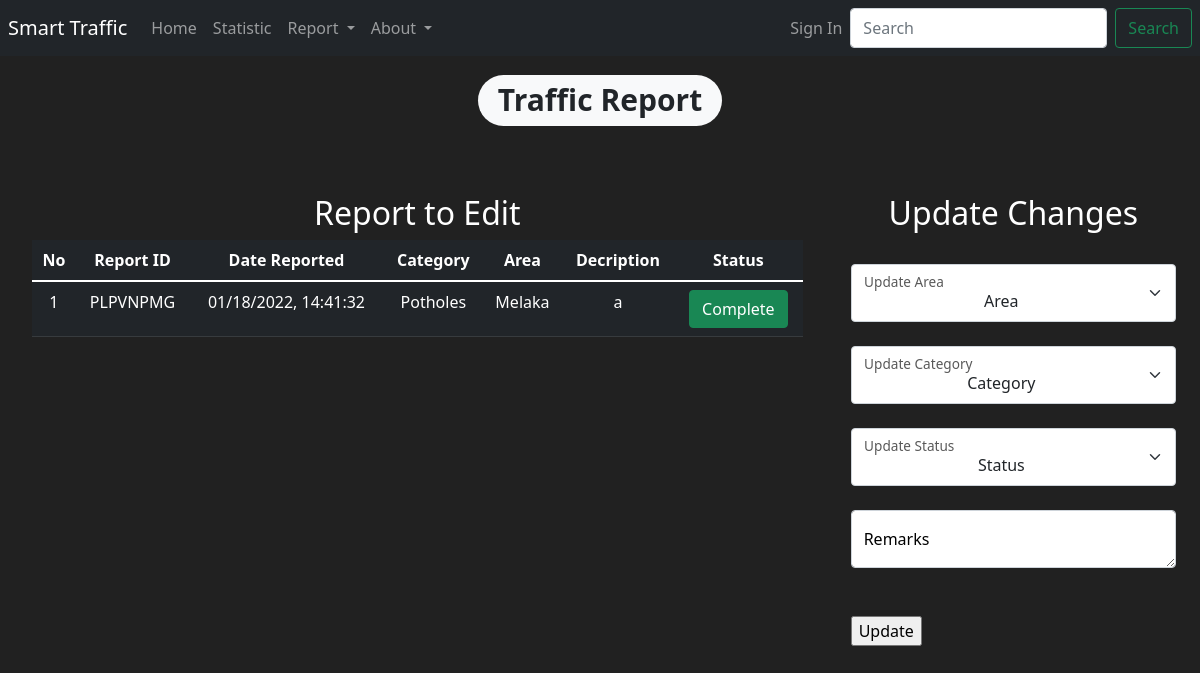
The page /update/1 on the database as committed earlier.
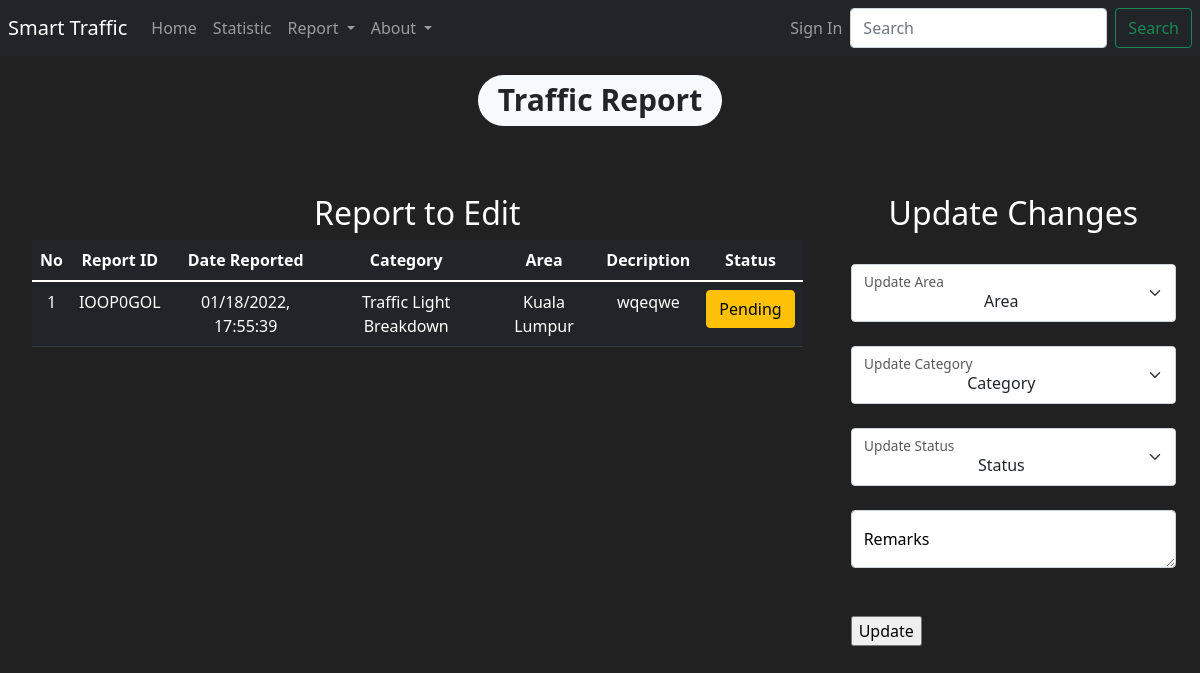
The same page on the database as committed later.
### App/models.py (models this page shows)
class Report(db.Model):
    No = db.Column(db.Integer(), nullable=False, unique=True, primary_key=True)
    ID = db.Column(db.String())
    Description = db.Column(db.String(), nullable=False)
    Date = db.Column(db.String(), nullable=False)
    Category = db.Column(db.String(), nullable=False)
    Area = db.Column(db.String(), nullable=False)
    Status = db.Column(db.String(), nullable=False)

### App/routes.py (the view)
@app.route('/update/<int:No>', methods=['GET','POST'])
def update_Item(No):
    items = Report.query.get_or_404(No)
    form = ReportForm()
    if request.method == 'POST':
        items.Area = request.form['selected_Area']
        items.Category = request.form['selected_Category']
        items.Description = request.form['selected_Description']
        items.Status = request.form['selected_Status']
        try:
            db.session.commit()
            flash(f"You've updated report: {items.ID}", category = "success")
            return redirect(url_for('admin_Page'))
        except:
            flash("There's a problem updating that report", category='danger')
    else:
        return render_template('update.html', items=items)
    return render_template('admin.html',items=items, form=form)

### App/forms.py
class ReportForm(FlaskForm):
    Area = StringField(label='Area', validators=[DataRequired()])
    Category = StringField(label='Category', validators=[DataRequired()])
    Description = StringField(label='Description', validators=[DataRequired()])
    Submit = SubmitField(label='Submit')
    Status = StringField(label='Status', validators=[DataRequired()])

class SearchForm(FlaskForm):
    Searched = StringField(label='Searched', validators=[DataRequired()])
    Submit =  SubmitField(label='Submit')

### App/routes.py (called while the page is built)
@app.context_processor
def base():
    form = SearchForm()
    return dict(form=form)

### App/templates/update.html (shortened to what this page needs)
{% extends "layout.html" %}
{% block body %}
<h1 class = "text-center mt-3"><span class="badge rounded-pill bg-light text-dark">Traffic Report</span></h1>
<div class="row" style="margin-top:20px; margin-left:20px">
    <div class="col-8"><p class= "mt-5">
        <h2 class="text-center mt-5">Report to Edit</h2>
        <table class="table table-hover table-dark text-center">
            <thead>
                <tr>
                    <th scope="col">No</th>
                    <th scope="col">Report ID</th>
                    <th scope="col">Date Reported</th>
                    <th scope="col">Category</th>
                    <th scope="col">Area</th>
                    <th scope="col">Decription</th>
                    <th scope="col">Status</th>
                </tr>
            </thead>
            <tbody>
                    <tr>
                        <td>{{items.No}}</td>
                        <td>{{items.ID}}</td>
                        <td>{{items.Date}}</td>
                        <td>{{items.Category}}</td>
                        <td>{{items.Area}}</td>
                        <td>{{items.Description}}</td>
                        <td>
                        {% if items.Status == "Pending"%}
                                <button class="btn btn-outline btn-warning">Pending</button>
                        {% elif items.Status == "Complete"%}
                            <button class="btn btn-outline btn-success">Complete</button>
                        {% else %}
                            <button class="btn btn-outline btn-danger">{{items.Status}}</button>
                        {% endif %}
                        </td>
                    </tr>
            </tbody>
        </table>
    </div>
    <div class="col-4 mt-5">
        <h2 class="text-center"> Update Changes </h2>
        <br>
        <form class="container" method="POST">
            <div class="form-floating">
                <select class="form-select align-middle text-center" aria-label="Floating label select example" name="selected_Area", id="selected_Area">
                    <option selected>Area</option>
                </select>
                <label style="color:black" for="selected_Area">Update Area</label>
            </div>
            <br>
            <div class="form-floating">
                <select class="form-select align-middle text-center" aria-label="Floating label select example" name="selected_Category" id="selected_Category">
                    <option selected>Category</option>
                </select>
                <label style="color:black" for="selected_Category">Update Category</label>
            </div>
            <br>
            <div class="form-floating">
                <select class="form-select align-middle text-center" aria-label="Floating label select example" name="selected_Status" id="selected_Status">
                    <option selected>Status</option>
                </select>
                <label style="color:black" for="selected_Status">Update Status</label>
            </div>
            <br>
            <div class="form-floating">
                <textarea class="form-control" placeholder="Leave a comment here" name="selected_Description" id="selected_Description"></textarea>
                <label style="color:black" for="selected_Description">Remarks</label>
            </div>
            <br>
            <br>
            <input type ="submit" value="Update">
        </form>
    </div>
</div>
{% endblock %}

### App/templates/layout.html (shortened to what this page needs)
<!DOCTYPE html>
<html lang="en">
    <head>
        <link href="https://cdn.jsdelivr.net/npm/bootstrap@5.1.3/dist/css/bootstrap.min.css" rel="stylesheet">
    </head>
    <body class>
        <nav class="navbar navbar-expand-md navbar-dark bg-dark ">
            <a class="navbar-brand ms-2" href="{{ url_for('home_Page')}}"> Smart Traffic</a>
            <div class="collapse navbar-collapse" id="navbarNav">
                <ul class="navbar-nav me-auto">
                    <li class="nav-item active">
                        <a class="nav-link" href="{{ url_for('home_Page')}}">Home </a>
                    </li>
                    <li class="nav-item">
                        <a class="nav-link" href="#">Statistic</a>
                    </li>
                    <li class="nav-item dropdown">
                        <a class="nav-link dropdown-toggle" href="#" id="navbarDropdownMenuLink" role="button" data-bs-toggle="dropdown" aria-expanded="false">
                            Report
                        </a>
                    </li>
                    <li class="nav-item dropdown">
                        <a class="nav-link dropdown-toggle" href="#" id="navbarDropdownMenuLink" role="button" data-bs-toggle="dropdown" aria-expanded="false">
                            About
                        </a>
                    </li>
                </ul>
                <ul class="navbar-nav me-2">
                    {% if current_user.is_authenticated %}
                        <li class="nav-item dropdown">
                            <a class="nav-link dropdown-toggle" style="color: lawngreen; font-weight:light" href="#" id="navbarDropdownMenuLink" role="button" data-bs-toggle="dropdown" aria-expanded="false">
                                {{current_user.Username}}
                            </a>
                            <ul class="dropdown-menu" aria-labelledby="navbarDropdownMenuLink">
                                <li><a class="dropdown-item" href="#">Profile</a></li>
                                <li><a class="dropdown-item" href="#">Track</a></li>
                                <li><a class="dropdown-item" href="{{ url_for('logout_Page')}}">Logout</a></li>
                            </ul>
                        </li>
                    {% else %}
                        <li class="nav-item">
                            <a class="nav-link" href="{{ url_for('login_Page')}}">Sign In</a>
                        </li>
                    {% endif %}
                    <form method="POST" class="d-flex" action="{{url_for('search_Page')}}">
                        <input class="form-control me-2" type="search" placeholder="Search" aria-label="Searched" name="Searched">
                        <button class="btn btn-outline-success" type="submit">Search</button>
                    </form>
                </ul>
            </div>
        </nav>
        {% block body%}{% endblock %}
    </body>
</html>

### App/templates/layout.html (style rules this page uses)
body { background-color:#212121; color: white }

Rows that differ between the two databases and show on the page:
changed Report id 1: ID "PLPVNPMG" → "IOOP0GOL"; Date "01/18/2022, 14:41:32" → "01/18/2022, 17:55:39"; Category "Potholes" → "Traffic Light Breakdown"; Area "Melaka" → "Kuala Lumpur"; Description "a" → "wqeqwe"; Status "Complete" → "Pending" (drawn)
Other text that changed with them:
text no longer shown: "Complete"
text now shown: "Pending"
